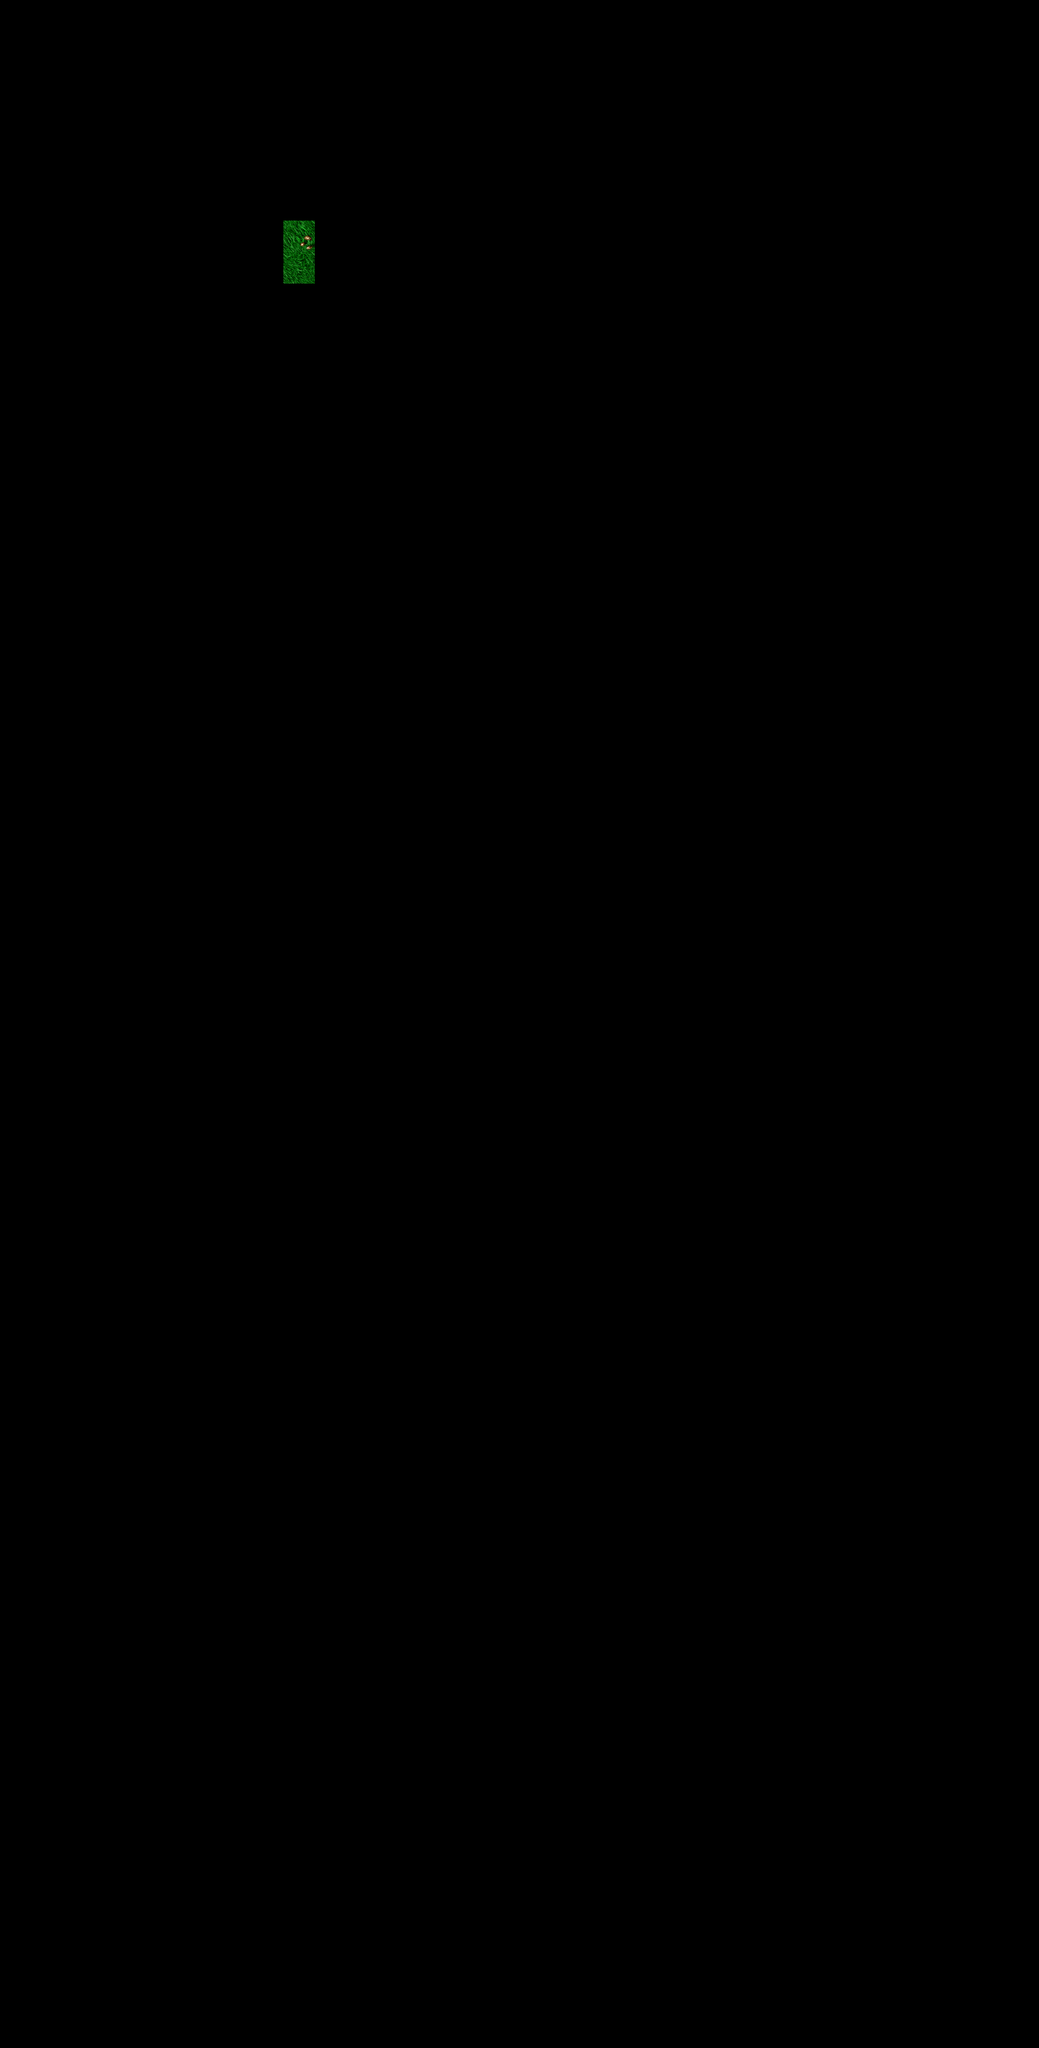

This game map was drawn from its Tiled (.tmx) file and the tilesets committed beside it. A one-line description and the full map source follow:
An orthogonal 33x65 tile map with 64x64 px tiles, 1 tile layer (Tile Layer 1).

<map version="1.0" orientation="orthogonal" renderorder="right-down" width="33" height="65" tilewidth="64" tileheight="64" nextobjectid="1">
 <tileset firstgid="1" name="Ruins_Grass" tilewidth="64" tileheight="64" tilecount="32" columns="8">
  <image source="res/Ruins/Ruins_Grass.png" trans="ff00ff" width="512" height="256" />
 </tileset>
 <layer name="Tile Layer 1" width="33" height="65">
  <data encoding="csv">
0,0,0,0,0,0,0,0,0,0,0,0,0,0,0,0,0,0,0,0,0,0,0,0,0,0,0,0,0,0,0,0,0,
0,0,0,0,0,0,0,0,0,0,0,0,0,0,0,0,0,0,0,0,0,0,0,0,0,0,0,0,0,0,0,0,0,
0,0,0,0,0,0,0,0,0,0,0,0,0,0,0,0,0,0,0,0,0,0,0,0,0,0,0,0,0,0,0,0,0,
0,0,0,0,0,0,0,0,0,0,0,0,0,0,0,0,0,0,0,0,0,0,0,0,0,0,0,0,0,0,0,0,0,
0,0,0,0,0,0,0,0,0,0,0,0,0,0,0,0,0,0,0,0,0,0,0,0,0,0,0,0,0,0,0,0,0,
0,0,0,0,0,0,0,0,0,0,0,0,0,0,0,0,0,0,0,0,0,0,0,0,0,0,0,0,0,0,0,0,0,
0,0,0,0,0,0,0,0,0,0,0,0,0,0,0,0,0,0,0,0,0,0,0,0,0,0,0,0,0,0,0,0,0,
0,0,0,0,0,0,0,0,0,30,0,0,0,0,0,0,0,0,0,0,0,0,0,0,0,0,0,0,0,0,0,0,0,
0,0,0,0,0,0,0,0,0,28,0,0,0,0,0,0,0,0,0,0,0,0,0,0,0,0,0,0,0,0,0,0,0,
0,0,0,0,0,0,0,0,0,0,0,0,0,0,0,0,0,0,0,0,0,0,0,0,0,0,0,0,0,0,0,0,0,
0,0,0,0,0,0,0,0,0,0,0,0,0,0,0,0,0,0,0,0,0,0,0,0,0,0,0,0,0,0,0,0,0,
0,0,0,0,0,0,0,0,0,0,0,0,0,0,0,0,0,0,0,0,0,0,0,0,0,0,0,0,0,0,0,0,0,
0,0,0,0,0,0,0,0,0,0,0,0,0,0,0,0,0,0,0,0,0,0,0,0,0,0,0,0,0,0,0,0,0,
0,0,0,0,0,0,0,0,0,0,0,0,0,0,0,0,0,0,0,0,0,0,0,0,0,0,0,0,0,0,0,0,0,
0,0,0,0,0,0,0,0,0,0,0,0,0,0,0,0,0,0,0,0,0,0,0,0,0,0,0,0,0,0,0,0,0,
0,0,0,0,0,0,0,0,0,0,0,0,0,0,0,0,0,0,0,0,0,0,0,0,0,0,0,0,0,0,0,0,0,
0,0,0,0,0,0,0,0,0,0,0,0,0,0,0,0,0,0,0,0,0,0,0,0,0,0,0,0,0,0,0,0,0,
0,0,0,0,0,0,0,0,0,0,0,0,0,0,0,0,0,0,0,0,0,0,0,0,0,0,0,0,0,0,0,0,0,
0,0,0,0,0,0,0,0,0,0,0,0,0,0,0,0,0,0,0,0,0,0,0,0,0,0,0,0,0,0,0,0,0,
0,0,0,0,0,0,0,0,0,0,0,0,0,0,0,0,0,0,0,0,0,0,0,0,0,0,0,0,0,0,0,0,0,
0,0,0,0,0,0,0,0,0,0,0,0,0,0,0,0,0,0,0,0,0,0,0,0,0,0,0,0,0,0,0,0,0,
0,0,0,0,0,0,0,0,0,0,0,0,0,0,0,0,0,0,0,0,0,0,0,0,0,0,0,0,0,0,0,0,0,
0,0,0,0,0,0,0,0,0,0,0,0,0,0,0,0,0,0,0,0,0,0,0,0,0,0,0,0,0,0,0,0,0,
0,0,0,0,0,0,0,0,0,0,0,0,0,0,0,0,0,0,0,0,0,0,0,0,0,0,0,0,0,0,0,0,0,
0,0,0,0,0,0,0,0,0,0,0,0,0,0,0,0,0,0,0,0,0,0,0,0,0,0,0,0,0,0,0,0,0,
0,0,0,0,0,0,0,0,0,0,0,0,0,0,0,0,0,0,0,0,0,0,0,0,0,0,0,0,0,0,0,0,0,
0,0,0,0,0,0,0,0,0,0,0,0,0,0,0,0,0,0,0,0,0,0,0,0,0,0,0,0,0,0,0,0,0,
0,0,0,0,0,0,0,0,0,0,0,0,0,0,0,0,0,0,0,0,0,0,0,0,0,0,0,0,0,0,0,0,0,
0,0,0,0,0,0,0,0,0,0,0,0,0,0,0,0,0,0,0,0,0,0,0,0,0,0,0,0,0,0,0,0,0,
0,0,0,0,0,0,0,0,0,0,0,0,0,0,0,0,0,0,0,0,0,0,0,0,0,0,0,0,0,0,0,0,0,
0,0,0,0,0,0,0,0,0,0,0,0,0,0,0,0,0,0,0,0,0,0,0,0,0,0,0,0,0,0,0,0,0,
0,0,0,0,0,0,0,0,0,0,0,0,0,0,0,0,0,0,0,0,0,0,0,0,0,0,0,0,0,0,0,0,0,
0,0,0,0,0,0,0,0,0,0,0,0,0,0,0,0,0,0,0,0,0,0,0,0,0,0,0,0,0,0,0,0,0,
0,0,0,0,0,0,0,0,0,0,0,0,0,0,0,0,0,0,0,0,0,0,0,0,0,0,0,0,0,0,0,0,0,
0,0,0,0,0,0,0,0,0,0,0,0,0,0,0,0,0,0,0,0,0,0,0,0,0,0,0,0,0,0,0,0,0,
0,0,0,0,0,0,0,0,0,0,0,0,0,0,0,0,0,0,0,0,0,0,0,0,0,0,0,0,0,0,0,0,0,
0,0,0,0,0,0,0,0,0,0,0,0,0,0,0,0,0,0,0,0,0,0,0,0,0,0,0,0,0,0,0,0,0,
0,0,0,0,0,0,0,0,0,0,0,0,0,0,0,0,0,0,0,0,0,0,0,0,0,0,0,0,0,0,0,0,0,
0,0,0,0,0,0,0,0,0,0,0,0,0,0,0,0,0,0,0,0,0,0,0,0,0,0,0,0,0,0,0,0,0,
0,0,0,0,0,0,0,0,0,0,0,0,0,0,0,0,0,0,0,0,0,0,0,0,0,0,0,0,0,0,0,0,0,
0,0,0,0,0,0,0,0,0,0,0,0,0,0,0,0,0,0,0,0,0,0,0,0,0,0,0,0,0,0,0,0,0,
0,0,0,0,0,0,0,0,0,0,0,0,0,0,0,0,0,0,0,0,0,0,0,0,0,0,0,0,0,0,0,0,0,
0,0,0,0,0,0,0,0,0,0,0,0,0,0,0,0,0,0,0,0,0,0,0,0,0,0,0,0,0,0,0,0,0,
0,0,0,0,0,0,0,0,0,0,0,0,0,0,0,0,0,0,0,0,0,0,0,0,0,0,0,0,0,0,0,0,0,
0,0,0,0,0,0,0,0,0,0,0,0,0,0,0,0,0,0,0,0,0,0,0,0,0,0,0,0,0,0,0,0,0,
0,0,0,0,0,0,0,0,0,0,0,0,0,0,0,0,0,0,0,0,0,0,0,0,0,0,0,0,0,0,0,0,0,
0,0,0,0,0,0,0,0,0,0,0,0,0,0,0,0,0,0,0,0,0,0,0,0,0,0,0,0,0,0,0,0,0,
0,0,0,0,0,0,0,0,0,0,0,0,0,0,0,0,0,0,0,0,0,0,0,0,0,0,0,0,0,0,0,0,0,
0,0,0,0,0,0,0,0,0,0,0,0,0,0,0,0,0,0,0,0,0,0,0,0,0,0,0,0,0,0,0,0,0,
0,0,0,0,0,0,0,0,0,0,0,0,0,0,0,0,0,0,0,0,0,0,0,0,0,0,0,0,0,0,0,0,0,
0,0,0,0,0,0,0,0,0,0,0,0,0,0,0,0,0,0,0,0,0,0,0,0,0,0,0,0,0,0,0,0,0,
0,0,0,0,0,0,0,0,0,0,0,0,0,0,0,0,0,0,0,0,0,0,0,0,0,0,0,0,0,0,0,0,0,
0,0,0,0,0,0,0,0,0,0,0,0,0,0,0,0,0,0,0,0,0,0,0,0,0,0,0,0,0,0,0,0,0,
0,0,0,0,0,0,0,0,0,0,0,0,0,0,0,0,0,0,0,0,0,0,0,0,0,0,0,0,0,0,0,0,0,
0,0,0,0,0,0,0,0,0,0,0,0,0,0,0,0,0,0,0,0,0,0,0,0,0,0,0,0,0,0,0,0,0,
0,0,0,0,0,0,0,0,0,0,0,0,0,0,0,0,0,0,0,0,0,0,0,0,0,0,0,0,0,0,0,0,0,
0,0,0,0,0,0,0,0,0,0,0,0,0,0,0,0,0,0,0,0,0,0,0,0,0,0,0,0,0,0,0,0,0,
0,0,0,0,0,0,0,0,0,0,0,0,0,0,0,0,0,0,0,0,0,0,0,0,0,0,0,0,0,0,0,0,0,
0,0,0,0,0,0,0,0,0,0,0,0,0,0,0,0,0,0,0,0,0,0,0,0,0,0,0,0,0,0,0,0,0,
0,0,0,0,0,0,0,0,0,0,0,0,0,0,0,0,0,0,0,0,0,0,0,0,0,0,0,0,0,0,0,0,0,
0,0,0,0,0,0,0,0,0,0,0,0,0,0,0,0,0,0,0,0,0,0,0,0,0,0,0,0,0,0,0,0,0,
0,0,0,0,0,0,0,0,0,0,0,0,0,0,0,0,0,0,0,0,0,0,0,0,0,0,0,0,0,0,0,0,0,
0,0,0,0,0,0,0,0,0,0,0,0,0,0,0,0,0,0,0,0,0,0,0,0,0,0,0,0,0,0,0,0,0,
0,0,0,0,0,0,0,0,0,0,0,0,0,0,0,0,0,0,0,0,0,0,0,0,0,0,0,0,0,0,0,0,0,
0,0,0,0,0,0,0,0,0,0,0,0,0,0,0,0,0,0,0,0,0,0,0,0,0,0,0,0,0,0,0,0,0
</data>
 </layer>
</map>
